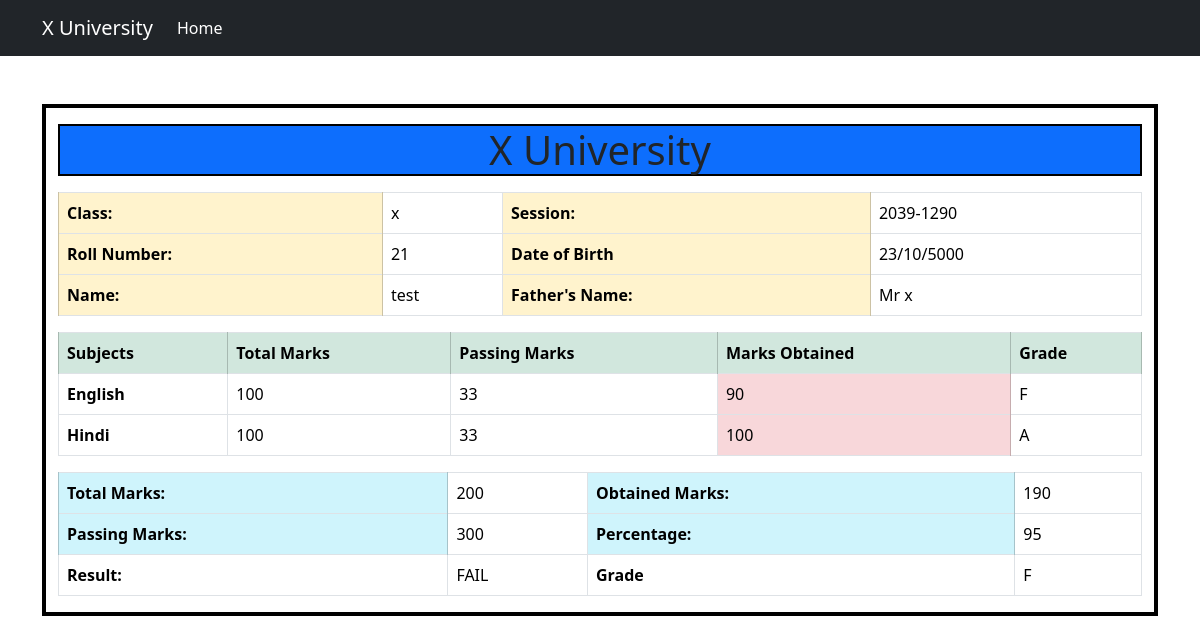
The page /marksheet.php?roll_number=21 on the database its author committed.
### tables this page shows
CREATE TABLE `students` (
  `rollNumber` int(10) NOT NULL,
  `name` varchar(255) NOT NULL,
  `session` varchar(255) NOT NULL,
  `dateOfBirth` varchar(255) NOT NULL,
  `fatherName` varchar(255) NOT NULL,
  `class` varchar(255) NOT NULL
);

CREATE TABLE `subjectmarks` (
  `rollNumber` int(10) NOT NULL,
  `subject` varchar(255) NOT NULL,
  `totalMarks` int(3) NOT NULL DEFAULT 100,
  `passingMarks` int(3) NOT NULL DEFAULT 33,
  `marksObtained` int(3) NOT NULL,
  `grade` varchar(1) NOT NULL DEFAULT 'F'
);

### includes/query.php (called while the page is built, shortened)
<?php
$fetch_student_details = "SELECT * FROM `students` WHERE rollNumber=$roll_number";
$derived_sql_query = "SELECT subjectmarks.subject, subjectmarks.totalMarks, subjectmarks.passingMarks, subjectmarks.marksObtained, subjectmarks.grade
FROM students
JOIN subjectmarks ON students.rollNumber = subjectmarks.rollNumber
WHERE students.rollNumber = $roll_number";

### includes/components/marks_info.php (the view)
<tr>
    <th scope="row"><?php echo $subject; ?></th>
    <td><?php echo $totalMarks; ?></td>
    <td><?php echo  $passingMarks; ?></td>
    <td class="table-danger"><?php echo  $marksObtained; ?></td>
    <td><?php echo  $grade ?></td>
</tr>

### includes/components/stu_info.php
<table class="table table-bordered mb-3">
    <thead>
        <tr>
            <th scope="col" class="table-warning">Class:</th>
            <td><?php echo $class; ?></td>
            <th scope="col" class="table-warning">Session:</th>
            <td scope="col"><?php echo $session; ?></td>
        </tr>
    </thead>
    <tbody>
        <tr>
            <th scope="row" class="table-warning">Roll Number:</th>
            <td><?php echo $rollNumber; ?></td>
            <th class="table-warning">Date of Birth</th>
            <td><?php echo $dob; ?></td>
        </tr>
        <tr>
            <th scope="row" class="table-warning">Name:</th>
            <td><?php echo $name; ?></td>
            <th class="table-warning">Father's Name:</th>
            <td><?php echo $fatherName; ?></td>
        </tr>
    </tbody>
</table>

### includes/components/marks_table.php
<table class="table table-bordered mb-3">
    <thead>
        <tr>
            <th scope="col" class="table-success">Subjects</th>
            <th scope="col" class="table-success">Total Marks</th>
            <th scope="col" class="table-success">Passing Marks</th>
            <th scope="col" class="table-success">Marks Obtained</th>
            <th scope="col" class="table-success">Grade</th>
        </tr>
    </thead>
    <tbody>
        <?php
        while ($row = mysqli_fetch_assoc($marksDetails)) {
            $subject = $row['subject'];
            $totalMarks = $row['totalMarks'];
            $passingMarks = $row['passingMarks'];
            $marksObtained = $row['marksObtained'];
            $grade = $row['grade'];
            include "./includes/components/marks_info.php";
        }
        ?>
    </tbody>
</table>

### global.css (style rules this page uses)
* { margin: 0; padding: 0; box-sizing: border-box; }

### rows shown on the page
students: class "x", session "2039-1290", rollNumber "21", dateOfBirth "23/10/5000", name "test", fatherName "Mr x"
subjectmarks: subject "English", totalMarks "100", passingMarks "33", marksObtained "90", grade "F"
subjectmarks: subject "Hindi", totalMarks "100", passingMarks "33", marksObtained "100", grade "A"

### other values the page prints
$totalMarks "200"
$obtainedMarks "190"
$passingMarks "300"
fetchResult($passingMarks, $obtainedMarks) "FAIL"
fetchGrade($obtainedMarks) "F"
